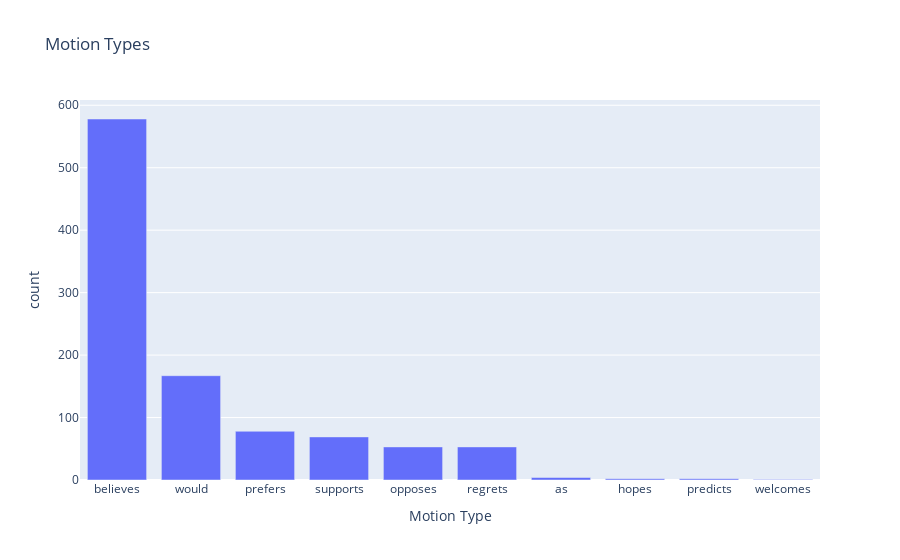

Here is the notebook cell this chart was saved with:
### Markdown cell above
### All-time motion types

### Code cell
counts = df.value_counts('Motion Type')
print(counts)

px.bar(
    counts, 
    y='count', 
    title='Motion Types',
    labels={'Motion Type': 'Motion Type'},
).show()

### Figure 1 — Plotly figure (JSON) as saved in the notebook; plotly's stock layout.template omitted (floating-point values rounded to 4 significant figures)
{"data": [{"hovertemplate": "Motion Type=%{x}<br>count=%{y}<extra></extra>", "legendgroup": "", "marker": {"color": "#636efa", "pattern": {"shape": ""}}, "name": "", "orientation": "v", "showlegend": false, "textposition": "auto", "type": "bar", "x": ["believes", "would", "prefers", "supports", "opposes", "regrets", "as", "hopes", "predicts", "welcomes"], "xaxis": "x", "y": [578, 167, 78, 69, 53, 53, 4, 2, 2, 1], "yaxis": "y"}], "layout": {"barmode": "relative", "legend": {"tracegroupgap": 0}, "title": {"text": "Motion Types"}, "xaxis": {"anchor": "y", "domain": [0, 1], "title": {"text": "Motion Type"}}, "yaxis": {"anchor": "x", "domain": [0, 1], "title": {"text": "count"}}}}
